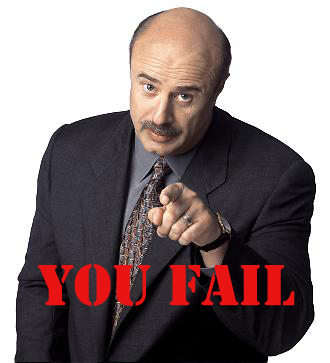
#> input picture src/input/imagem1.jpg, 330 x 363 px
$ python fade.py
#> lines starting #> are read from the running program, lines starting #| are printed output that depends on the picture
import cv2, time
import numpy as np

def fade(img1, img2):

#> called with img1 = '../src/input/imagem1.jpg', img2 = '../src/input/imagem2.jpg'
	img1 = cv2.imread(img1)
#> img1 is the input picture: shape (363, 330, 3); mean B, G, R 125.6, 125, 139.5
	img2 = cv2.imread(img2)
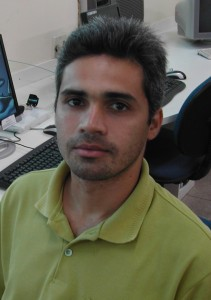
#> input picture src/input/imagem2.jpg, 211 x 300 px
#> img2 is the input picture: shape (300, 211, 3); mean B, G, R 80.1, 97.9, 99.5

	alturaB, larguraB, _ = img2.shape
#> alturaB = 300; larguraB = 211
	img1 = cv2.resize(img1, (larguraB, alturaB))
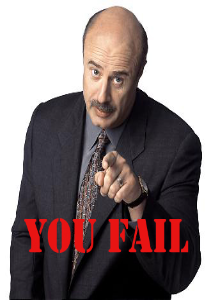
#> img1: shape (300, 211, 3); mean B, G, R 125.5, 124.9, 139.4

	for c in range(1, 41):

		fade = cv2.addWeighted(img1, 0.025*c, img2, 0.025*(40-c), 0)
		cv2.imshow("Fade", fade)
		if c == 2:
			time.sleep(0.3)
		if c == 40:
			cv2.waitKey(0)
			cv2.imwrite("../src/output/fade{}.png".format(c), fade)
		else:
			cv2.waitKey(1)
			time.sleep(0.04)
			cv2.imwrite("../src/output/fade{}.png".format(c), fade)

fade("../src/input/imagem1.jpg", "../src/input/imagem2.jpg")
